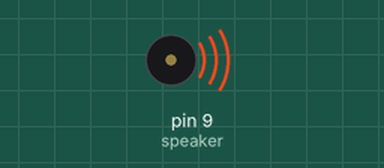
Recording of a sketch running on a simulated Arduino Uno, built with avr-gcc and run on an emulated ATmega328P. Parts: buzzer (waves = sounding).

Above: at 0.2 s.
At 3.0 s:
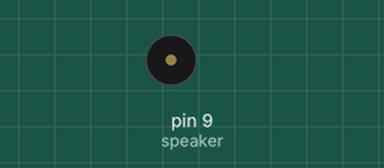
Timing chart, 0 to 7.2 s (numbered marks = the images above):
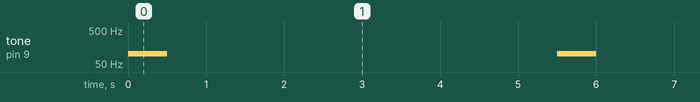

Measured:
- by itself, tone on pin 9 (speaker): alternates 100 Hz for 0.50 s and silent for 5.0 s

The sketch:

PR4.Sirena.ino
```cpp
const int speaker = 9;


 void setup ()
 {
  pinMode(speaker, OUTPUT);

 }


 void loop ()
 {
tone (speaker, 100);
delay (500);

noTone (speaker);
delay (5000);

}
```
